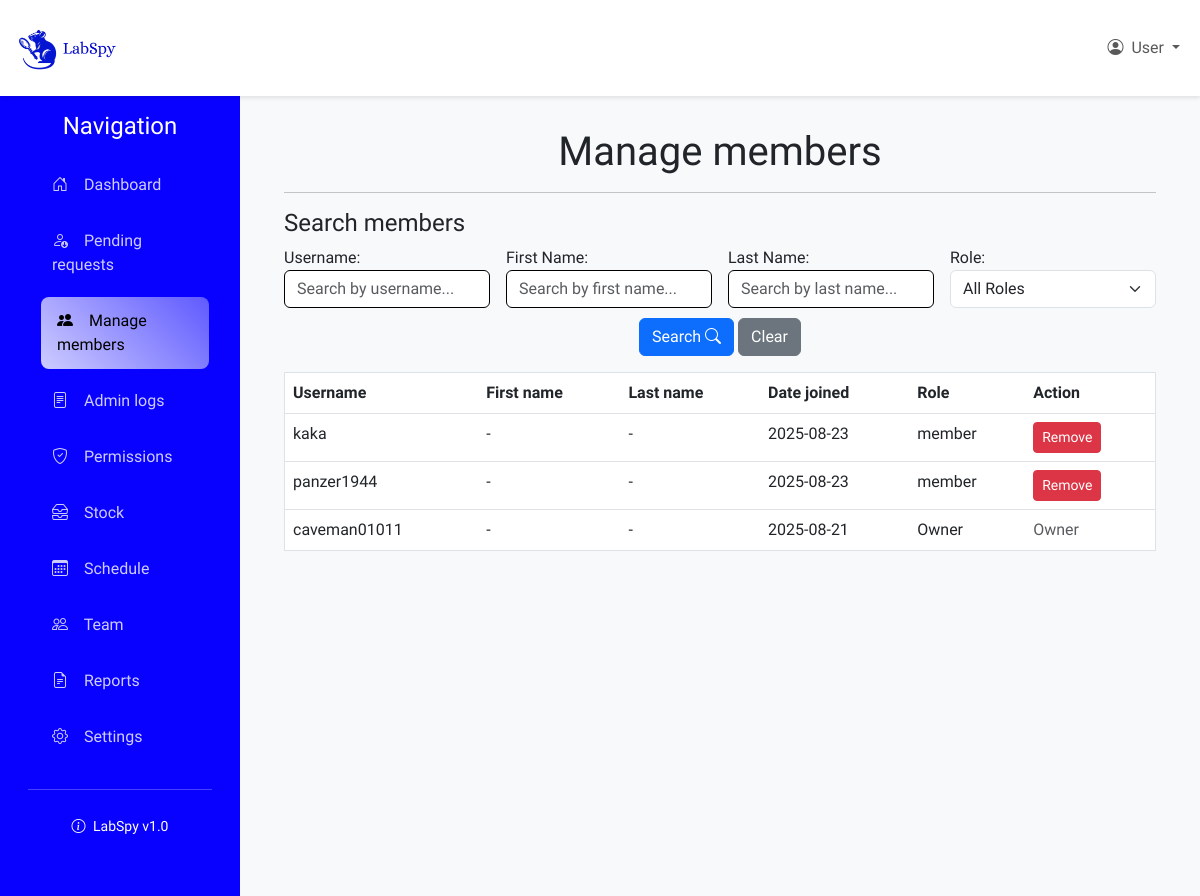
The page /labspaces/lab/YSZIVU/manage_members/ (signed in) on the database as committed earlier.
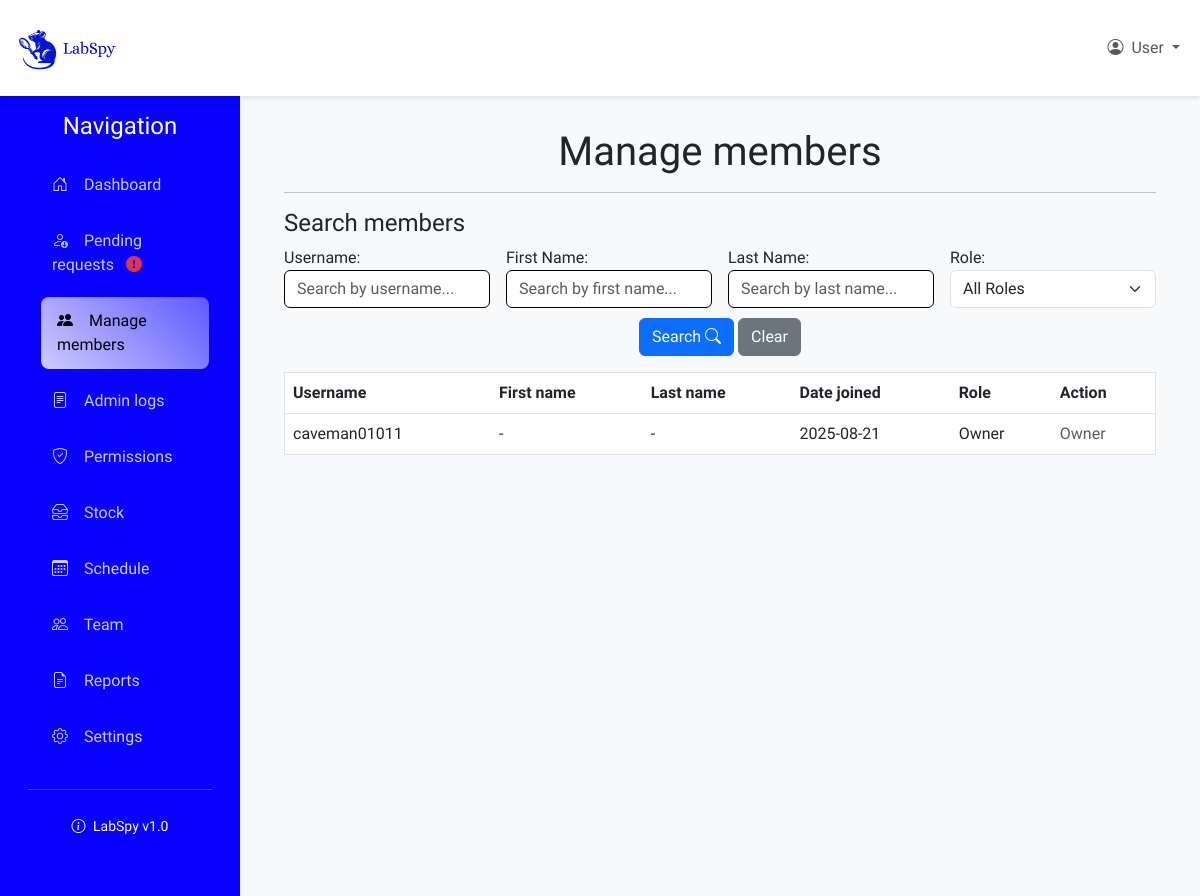
The same page on the database as committed later.
### labspaces/models.py (models this page shows, shortened)
class LabMembership(models.Model):
    ROLE_CHOICES = [
        ('pending', 'Pending'),
        ('owner', 'Owner'),
        ('manager', 'Manager'),
        ('researcher', 'Researcher'),
        ('guest', 'Guest'),
    ]
    lab = models.ForeignKey(Lab, on_delete=models.CASCADE)
    user = models.ForeignKey(CustomUser, on_delete=models.CASCADE)
    role = models.CharField(max_length=64, choices=ROLE_CHOICES)
    created_at = models.DateTimeField(auto_now_add=True)
    class Meta:
        unique_together = ('lab', 'user')

### users/models.py (models this page shows)
class CustomUser(AbstractUser):
    phone_number = models.CharField(max_length=8, blank=True, null=True)
    date_joined = models.DateTimeField(auto_now_add=True, null=True, blank=True)

### labspaces/views.py (the view)
# urls.py: path('lab/<str:code>/manage_members/', views.manage_members, name='manage_members'),
@login_required
def manage_members(request, code):
    if not is_lab_admin(request.user, code):
        return HttpResponseForbidden("You are not authorized to view this page")
    try:
        labspace = Lab.objects.get(code=code)
        search_form = UserManagementSearchForm(request.GET)
        lab_members = LabMembership.objects.filter(
            lab=labspace,
            role__in=['owner', 'admin', 'member', 'manager', 'researcher', 'guest']
        ).select_related('user').order_by('role', 'user__username')
        if search_form.is_valid():
            username = search_form.cleaned_data.get('username')
            first_name = search_form.cleaned_data.get('first_name')
            last_name = search_form.cleaned_data.get('last_name')
            role = search_form.cleaned_data.get('role')
            if username:
                lab_members = lab_members.filter(user__username__icontains=username)
            if first_name:
                lab_members = lab_members.filter(user__first_name__icontains=first_name)
            if last_name:
                lab_members = lab_members.filter(user__last_name__icontains=last_name)
            if role:
                lab_members = lab_members.filter(role=role)
        return render(request, 'labspaces/manage_members.html', {
            'labspace': labspace,
            'lab_members': lab_members,
            'search_form': search_form
        })
    except Lab.DoesNotExist:
        raise Http404("Lab not found")

### labspaces/context_processors.py (called while the page is built)
def lab_admin_status(request):
    context = {'user_is_admin': False, 'current_lab': None}
    if request.user.is_authenticated:
        try:
            lab_code = get_lab_code_from_url(request)
            if lab_code != "":
                try:
                    lab = Lab.objects.get(code=lab_code)
                    is_admin = LabMembership.objects.filter(
                        lab=lab,
                        user=request.user,
                        role='owner'
                    ).exists()
                    if is_admin:
                        context['user_is_admin'] = True
                        context['current_lab'] = lab
                except Lab.DoesNotExist:
                    pass
        except Exception as e:
            pass
    return context

### labspaces/models.py (called while the page is built)
    def has_pending_requests(self):
        return LabMembership.objects.filter(lab=self, role='pending').exists()

### labspaces/util.py (called while the page is built)
def get_lab_code_from_url(request):
    lab_code = ""
    if request.user.is_authenticated:
        resolved = resolve(request.path)
        if 'code' in resolved.kwargs:
            lab_code = resolved.kwargs['code']
    return lab_code

### labspaces/views.py (called while the page is built)
def is_lab_admin(user, lab_code):
    try:
        lab = Lab.objects.get(code=lab_code)
        return LabMembership.objects.filter(
            lab=lab,
            user=user,
            role='owner'
        ).exists()
    except Lab.DoesNotExist:
        return False

### labspaces/templates/labspaces/manage_members.html (shortened to what this page needs)
{% extends 'labspaces/lab_layout.html' %}
{% block content %}
<h1 class="text-center">Manage members</h1>
<hr>
<h4 class="text-left">Search members</h4>
<form method="get" class="row g-3">
    <div class="col-md-3">
        {{ search_form.username.label_tag }}
        {{ search_form.username }}
    </div>
    <div class="col-md-3">
        {{ search_form.first_name.label_tag }}
        {{ search_form.first_name }}
    </div>
    <div class="col-md-3">
        {{ search_form.last_name.label_tag }}
        {{ search_form.last_name }}
    </div>
    <div class="col-md-3">
        {{ search_form.role.label_tag }}
        {{ search_form.role }}
    </div>
    <div class="col-12 text-center mb-3 mt-0">
        <button type="submit" class="btn btn-primary">Search <i class="bi bi-search"></i></button>
        <a href="{% url 'labspaces:manage_members' code=labspace.code %}" class="btn btn-secondary">Clear</a>
    </div>
</form>
<div class="table-responsive" style="max-height: 610px; overflow-y: auto;">
<table class="table table-hover border mb-0">
    <thead>
        <tr>
            <th scope="col">Username</th>
            <th scope="col">First name</th>
            <th scope="col">Last name</th>
            <th scope="col">Date joined</th>
            <th scope="col">Role</th>
            <th scope="col">Action</th>
        </tr>
    </thead>
    <tbody>
        {% for member in lab_members %}
        <tr>
            <td>{{ member.user.username|truncatechars:16 }}</td>
            <td>{{ member.user.first_name|default:"-"|truncatechars:16 }}</td>
            <td>{{ member.user.last_name|default:"-"|truncatechars:16 }}</td>
            <td>{{ member.created_at|date:"Y-m-d" }}</td>
            <td>{{ member.get_role_display|truncatechars:16 }}</td>
            <td>
                {% if member.role != 'owner' %}
                <form action="{% url 'labspaces:remove_member' code=labspace.code %}" method="post" style="display:inline;">
                    <button type="submit" class="btn btn-danger btn-sm" title="Remove member">
                        Remove
                    </button>
                </form>
                {% else %}
                <span class="text-muted">Owner</span>
                {% endif %}
            </td>
        </tr>
        {% empty %}
        <tr>
            <td colspan="7" class="text-center">No members found.</td>
        </tr>
        {% endfor %}
    </tbody>
</table>
</div>
{% endblock %}

### labspaces/templates/labspaces/lab_layout.html (shortened to what this page needs)
{% load static %}
<!DOCTYPE html>
<html lang="en">
<head>
    <link rel="stylesheet" href="{% static 'labspaces/styles.css' %}">
    <link href="https://cdn.jsdelivr.net/npm/bootstrap@5.3.0/dist/css/bootstrap.min.css" rel="stylesheet">
    <link href="https://cdn.jsdelivr.net/npm/bootstrap-icons@1.10.0/font/bootstrap-icons.css" rel="stylesheet">
</head>
<body>
    <nav class="navbar navbar-expand-lg navbar-light">
        <div class="container-fluid">
            <a class="navbar-brand fw-bold" href="{% url 'labspaces:home' %}">
                <img src="{% static 'spy/labspy-mark-nobg.png' %}" alt="LabSpy" class="logo">
            </a>
            <div class="navbar-nav ms-auto">
                <div class="nav-item dropdown">
                    <a class="nav-link dropdown-toggle" href="#" role="button" data-bs-toggle="dropdown">
                        <i class="bi bi-person-circle me-1"></i>
                        User
                    </a>
                </div>
            </div>
        </div>
    </nav>
    <div class="container-fluid">
        <div class="row">
            <nav class="col-lg-3 col-md-4 col-sm-12 sidebar " id="sidebar">
                <div class="p-3">
                    <h4 class="text-center mb-3">
                        Navigation
                    </h4>
                    <ul class="nav flex-column">
                        <li class="nav-item">
                            <a class="nav-link {% if request.resolver_match.url_name == 'labspace_view' %}active{% endif %}"
                               href="{% if current_lab %}{% url 'labspaces:labspace_view' code=current_lab.code %}{% else %}{% url 'labspaces:home' %}{% endif %}">
                                <i class="bi bi-house-door"></i>
                                Dashboard
                            </a>
                        </li>
                        {% if user_is_admin and current_lab %}
                        <li class="nav-item ">
                            <a class="nav-link {% if request.resolver_match.url_name == 'pending_requests' %}active{% endif %} "
                               href="{% url 'labspaces:pending_requests' code=current_lab.code %}">
                                <i class="bi bi-person-down"></i>
                                Pending requests
                                {% if labspace.has_pending_requests %}<i class="bi bi-exclamation-circle-fill text-danger m-2"></i>{% endif %}
                            </a>
                        </li>
                        <li class="nav-item">
                            <a class="nav-link {% if request.resolver_match.url_name == 'manage_members' %}active{% endif %}"
                               href="{% url 'labspaces:manage_members' code=current_lab.code %}">
                                <i class="bi bi-people-fill"></i>
                                Manage members
                            </a>
                        </li>
                        <li class="nav-item">
                            <a class="nav-link" href="#">
                                <i class="bi bi-file-text"></i>
                                Admin logs
                            </a>
                        </li>
                        <li class="nav-item">
                            <a class="nav-link" href="#">
                                <i class="bi bi-shield-check"></i>
                                Permissions
                            </a>
                        </li>
                        {% endif %}
                        <li class="nav-item">
                            <a class="nav-link" href="#">
                                <i class="bi bi-inboxes"></i>
                                Stock
                            </a>
                        </li>
                        <li class="nav-item">
                            <a class="nav-link" href="#">
                                <i class="bi bi-calendar3"></i>
                                Schedule
                            </a>
                        </li>
                        <li class="nav-item">
                            <a class="nav-link" href="#">
                                <i class="bi bi-people"></i>
                                Team
                            </a>
                        </li>
                        <li class="nav-item">
                            <a class="nav-link" href="#">
                                <i class="bi bi-file-earmark-text"></i>
                                Reports
                            </a>
                        </li>
                        <li class="nav-item">
                            <a class="nav-link" href="#">
                                <i class="bi bi-gear"></i>
                                Settings
                            </a>
                        </li>
                    </ul>
                    <hr class="my-4">
                    <div class="text-center">
                        <small class="text-white">
                            <i class="bi bi-info-circle me-1"></i>
                            LabSpy v1.0
                        </small>
                    </div>
                </div>
            </nav>
            <main class="col-lg-9 col-md-8 col-sm-12 main-content">
                <div class="content-wrapper">
                    {% block content %}{% endblock %}
                </div>
            </main>
        </div>
    </div>
</body>
</html>

### labspaces/static/labspaces/styles.css (style rules this page uses)
* { margin: 0; padding: 0; box-sizing: border-box; font-family: 'Urbanist', sans-serif; }
.sidebar, #sidebar { min-height: 100vh; background: rgb(9, 1, 255); color: white; width: 20%; transition: all 0.1s; }
.sidebar .nav-link { color: rgba(255, 255, 255, 0.8); padding: 0.75rem 1rem; border-radius: 0.5rem; margin: 0.25rem 0.5rem; transition: all 0.1s; }
.sidebar .nav-link:hover, .sidebar .nav-link.active { color: rgb(0, 0, 0); background: linear-gradient(45deg,rgba(255, 255, 255, 0.8) 0%, rgba(255, 255, 255, 0.35) 100%); transform: translateX(5px); }
.sidebar .nav-link i, .sidebar .nav-link svg { margin-right: 0.75rem; width: 20px; }
.main-content { min-height: 100vh; background-color: #f8f9fa; width: 80% !important; }
.navbar { background: white; box-shadow: 0 2px 4px rgba(0,0,0,0.1); }
.navbar-brand img { width: 120px; height: 70px; }
.content-wrapper { padding: 2rem; }
.form-control { border-radius: 10px; border: 1px solid #000000 !important; padding: 10px; margin-bottom: 10px; width: 100%; }

Rows that differ between the two databases and show on the page:
removed LabMembership: user.username "kaka", user.first_name "-", user.last_name "-", created_at "2025-08-23", role "member"
removed LabMembership: user.username "panzer1944", user.first_name "-", user.last_name "-", created_at "2025-08-23", role "member"
